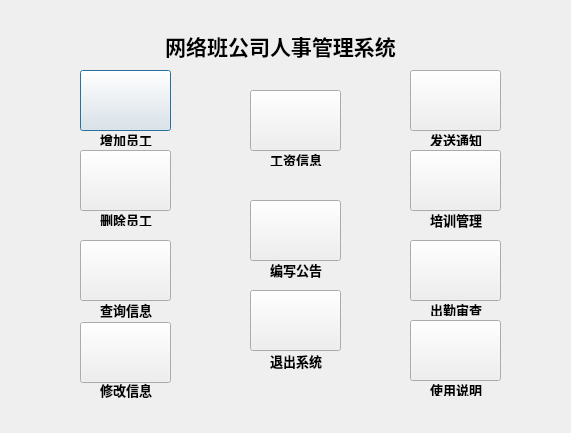
<?xml version="1.0" encoding="UTF-8"?>
<ui version="4.0">
 <class>managesystem</class>
 <widget class="QDialog" name="managesystem">
  <property name="geometry">
   <rect>
    <x>0</x>
    <y>0</y>
    <width>571</width>
    <height>433</height>
   </rect>
  </property>
  <property name="windowTitle">
   <string>Dialog</string>
  </property>
  <widget class="QLabel" name="label">
   <property name="geometry">
    <rect>
     <x>160</x>
     <y>30</y>
     <width>241</width>
     <height>31</height>
    </rect>
   </property>
   <property name="text">
    <string>&lt;!DOCTYPE HTML PUBLIC &quot;-//W3C//DTD HTML 4.0//EN&quot; &quot;http://www.w3.org/TR/REC-html40/strict.dtd&quot;&gt;
&lt;html&gt;&lt;head&gt;&lt;meta name=&quot;qrichtext&quot; content=&quot;1&quot; /&gt;&lt;style type=&quot;text/css&quot;&gt;
p, li { white-space: pre-wrap; }
&lt;/style&gt;&lt;/head&gt;&lt;body style=&quot; font-family:'SimSun'; font-size:9pt; font-weight:400; font-style:normal;&quot;&gt;
&lt;p align=&quot;center&quot; style=&quot; margin-top:0px; margin-bottom:0px; margin-left:0px; margin-right:0px; -qt-block-indent:0; text-indent:0px;&quot;&gt;&lt;span style=&quot; font-size:16pt; font-weight:600;&quot;&gt;网络班公司人事管理系统&lt;/span&gt;&lt;/p&gt;&lt;/body&gt;&lt;/html&gt;</string>
   </property>
  </widget>
  <widget class="QPushButton" name="AddButton">
   <property name="geometry">
    <rect>
     <x>80</x>
     <y>70</y>
     <width>91</width>
     <height>61</height>
    </rect>
   </property>
   <property name="text">
    <string/>
   </property>
  </widget>
  <widget class="QPushButton" name="WageButton">
   <property name="geometry">
    <rect>
     <x>250</x>
     <y>90</y>
     <width>91</width>
     <height>61</height>
    </rect>
   </property>
   <property name="text">
    <string/>
   </property>
  </widget>
  <widget class="QPushButton" name="InforButton">
   <property name="geometry">
    <rect>
     <x>410</x>
     <y>70</y>
     <width>91</width>
     <height>61</height>
    </rect>
   </property>
   <property name="text">
    <string/>
   </property>
  </widget>
  <widget class="QPushButton" name="TrainButton">
   <property name="geometry">
    <rect>
     <x>410</x>
     <y>150</y>
     <width>91</width>
     <height>61</height>
    </rect>
   </property>
   <property name="text">
    <string/>
   </property>
  </widget>
  <widget class="QPushButton" name="DeleteButton">
   <property name="geometry">
    <rect>
     <x>80</x>
     <y>150</y>
     <width>91</width>
     <height>61</height>
    </rect>
   </property>
   <property name="text">
    <string/>
   </property>
  </widget>
  <widget class="QPushButton" name="PublicButton">
   <property name="geometry">
    <rect>
     <x>250</x>
     <y>200</y>
     <width>91</width>
     <height>61</height>
    </rect>
   </property>
   <property name="text">
    <string/>
   </property>
  </widget>
  <widget class="QPushButton" name="AttendanceButton">
   <property name="geometry">
    <rect>
     <x>410</x>
     <y>240</y>
     <width>91</width>
     <height>61</height>
    </rect>
   </property>
   <property name="text">
    <string/>
   </property>
  </widget>
  <widget class="QPushButton" name="ExplainButton">
   <property name="geometry">
    <rect>
     <x>410</x>
     <y>320</y>
     <width>91</width>
     <height>61</height>
    </rect>
   </property>
   <property name="text">
    <string/>
   </property>
  </widget>
  <widget class="QPushButton" name="QueryButton">
   <property name="geometry">
    <rect>
     <x>80</x>
     <y>240</y>
     <width>91</width>
     <height>61</height>
    </rect>
   </property>
   <property name="text">
    <string/>
   </property>
  </widget>
  <widget class="QPushButton" name="ModifyButton">
   <property name="geometry">
    <rect>
     <x>80</x>
     <y>322</y>
     <width>91</width>
     <height>61</height>
    </rect>
   </property>
   <property name="text">
    <string/>
   </property>
  </widget>
  <widget class="QPushButton" name="ExitButton">
   <property name="geometry">
    <rect>
     <x>250</x>
     <y>290</y>
     <width>91</width>
     <height>61</height>
    </rect>
   </property>
   <property name="text">
    <string/>
   </property>
  </widget>
  <widget class="QLabel" name="label_2">
   <property name="geometry">
    <rect>
     <x>0</x>
     <y>0</y>
     <width>571</width>
     <height>441</height>
    </rect>
   </property>
   <property name="styleSheet">
    <string notr="true">border-image: url(:/image/back.png);</string>
   </property>
   <property name="text">
    <string/>
   </property>
  </widget>
  <widget class="QLabel" name="label_3">
   <property name="geometry">
    <rect>
     <x>100</x>
     <y>130</y>
     <width>61</width>
     <height>16</height>
    </rect>
   </property>
   <property name="text">
    <string>&lt;!DOCTYPE HTML PUBLIC &quot;-//W3C//DTD HTML 4.0//EN&quot; &quot;http://www.w3.org/TR/REC-html40/strict.dtd&quot;&gt;
&lt;html&gt;&lt;head&gt;&lt;meta name=&quot;qrichtext&quot; content=&quot;1&quot; /&gt;&lt;style type=&quot;text/css&quot;&gt;
p, li { white-space: pre-wrap; }
&lt;/style&gt;&lt;/head&gt;&lt;body style=&quot; font-family:'SimSun'; font-size:9pt; font-weight:400; font-style:normal;&quot;&gt;
&lt;p style=&quot; margin-top:0px; margin-bottom:0px; margin-left:0px; margin-right:0px; -qt-block-indent:0; text-indent:0px;&quot;&gt;&lt;span style=&quot; font-size:10pt; font-weight:600;&quot;&gt;增加员工&lt;/span&gt;&lt;/p&gt;&lt;/body&gt;&lt;/html&gt;</string>
   </property>
  </widget>
  <widget class="QLabel" name="label_4">
   <property name="geometry">
    <rect>
     <x>270</x>
     <y>150</y>
     <width>54</width>
     <height>16</height>
    </rect>
   </property>
   <property name="text">
    <string>&lt;!DOCTYPE HTML PUBLIC &quot;-//W3C//DTD HTML 4.0//EN&quot; &quot;http://www.w3.org/TR/REC-html40/strict.dtd&quot;&gt;
&lt;html&gt;&lt;head&gt;&lt;meta name=&quot;qrichtext&quot; content=&quot;1&quot; /&gt;&lt;style type=&quot;text/css&quot;&gt;
p, li { white-space: pre-wrap; }
&lt;/style&gt;&lt;/head&gt;&lt;body style=&quot; font-family:'SimSun'; font-size:9pt; font-weight:400; font-style:normal;&quot;&gt;
&lt;p style=&quot; margin-top:0px; margin-bottom:0px; margin-left:0px; margin-right:0px; -qt-block-indent:0; text-indent:0px;&quot;&gt;&lt;span style=&quot; font-size:10pt; font-weight:600;&quot;&gt;工资信息&lt;/span&gt;&lt;/p&gt;&lt;/body&gt;&lt;/html&gt;</string>
   </property>
  </widget>
  <widget class="QLabel" name="label_5">
   <property name="geometry">
    <rect>
     <x>270</x>
     <y>260</y>
     <width>61</width>
     <height>20</height>
    </rect>
   </property>
   <property name="text">
    <string>&lt;!DOCTYPE HTML PUBLIC &quot;-//W3C//DTD HTML 4.0//EN&quot; &quot;http://www.w3.org/TR/REC-html40/strict.dtd&quot;&gt;
&lt;html&gt;&lt;head&gt;&lt;meta name=&quot;qrichtext&quot; content=&quot;1&quot; /&gt;&lt;style type=&quot;text/css&quot;&gt;
p, li { white-space: pre-wrap; }
&lt;/style&gt;&lt;/head&gt;&lt;body style=&quot; font-family:'SimSun'; font-size:9pt; font-weight:400; font-style:normal;&quot;&gt;
&lt;p style=&quot; margin-top:0px; margin-bottom:0px; margin-left:0px; margin-right:0px; -qt-block-indent:0; text-indent:0px;&quot;&gt;&lt;span style=&quot; font-size:10pt; font-weight:600;&quot;&gt;编写公告&lt;/span&gt;&lt;/p&gt;&lt;/body&gt;&lt;/html&gt;</string>
   </property>
  </widget>
  <widget class="QLabel" name="label_6">
   <property name="geometry">
    <rect>
     <x>430</x>
     <y>130</y>
     <width>54</width>
     <height>16</height>
    </rect>
   </property>
   <property name="text">
    <string>&lt;!DOCTYPE HTML PUBLIC &quot;-//W3C//DTD HTML 4.0//EN&quot; &quot;http://www.w3.org/TR/REC-html40/strict.dtd&quot;&gt;
&lt;html&gt;&lt;head&gt;&lt;meta name=&quot;qrichtext&quot; content=&quot;1&quot; /&gt;&lt;style type=&quot;text/css&quot;&gt;
p, li { white-space: pre-wrap; }
&lt;/style&gt;&lt;/head&gt;&lt;body style=&quot; font-family:'SimSun'; font-size:9pt; font-weight:400; font-style:normal;&quot;&gt;
&lt;p style=&quot; margin-top:0px; margin-bottom:0px; margin-left:0px; margin-right:0px; -qt-block-indent:0; text-indent:0px;&quot;&gt;&lt;span style=&quot; font-size:10pt; font-weight:600;&quot;&gt;发送通知&lt;/span&gt;&lt;/p&gt;&lt;/body&gt;&lt;/html&gt;</string>
   </property>
  </widget>
  <widget class="QLabel" name="label_7">
   <property name="geometry">
    <rect>
     <x>430</x>
     <y>210</y>
     <width>54</width>
     <height>21</height>
    </rect>
   </property>
   <property name="text">
    <string>&lt;!DOCTYPE HTML PUBLIC &quot;-//W3C//DTD HTML 4.0//EN&quot; &quot;http://www.w3.org/TR/REC-html40/strict.dtd&quot;&gt;
&lt;html&gt;&lt;head&gt;&lt;meta name=&quot;qrichtext&quot; content=&quot;1&quot; /&gt;&lt;style type=&quot;text/css&quot;&gt;
p, li { white-space: pre-wrap; }
&lt;/style&gt;&lt;/head&gt;&lt;body style=&quot; font-family:'SimSun'; font-size:9pt; font-weight:400; font-style:normal;&quot;&gt;
&lt;p style=&quot; margin-top:0px; margin-bottom:0px; margin-left:0px; margin-right:0px; -qt-block-indent:0; text-indent:0px;&quot;&gt;&lt;span style=&quot; font-size:10pt; font-weight:600;&quot;&gt;培训管理&lt;/span&gt;&lt;/p&gt;&lt;/body&gt;&lt;/html&gt;</string>
   </property>
  </widget>
  <widget class="QLabel" name="label_8">
   <property name="geometry">
    <rect>
     <x>430</x>
     <y>300</y>
     <width>54</width>
     <height>16</height>
    </rect>
   </property>
   <property name="text">
    <string>&lt;!DOCTYPE HTML PUBLIC &quot;-//W3C//DTD HTML 4.0//EN&quot; &quot;http://www.w3.org/TR/REC-html40/strict.dtd&quot;&gt;
&lt;html&gt;&lt;head&gt;&lt;meta name=&quot;qrichtext&quot; content=&quot;1&quot; /&gt;&lt;style type=&quot;text/css&quot;&gt;
p, li { white-space: pre-wrap; }
&lt;/style&gt;&lt;/head&gt;&lt;body style=&quot; font-family:'SimSun'; font-size:9pt; font-weight:400; font-style:normal;&quot;&gt;
&lt;p style=&quot; margin-top:0px; margin-bottom:0px; margin-left:0px; margin-right:0px; -qt-block-indent:0; text-indent:0px;&quot;&gt;&lt;span style=&quot; font-size:10pt; font-weight:600;&quot;&gt;出勤审查&lt;/span&gt;&lt;/p&gt;&lt;/body&gt;&lt;/html&gt;</string>
   </property>
  </widget>
  <widget class="QLabel" name="label_9">
   <property name="geometry">
    <rect>
     <x>430</x>
     <y>380</y>
     <width>54</width>
     <height>16</height>
    </rect>
   </property>
   <property name="text">
    <string>&lt;!DOCTYPE HTML PUBLIC &quot;-//W3C//DTD HTML 4.0//EN&quot; &quot;http://www.w3.org/TR/REC-html40/strict.dtd&quot;&gt;
&lt;html&gt;&lt;head&gt;&lt;meta name=&quot;qrichtext&quot; content=&quot;1&quot; /&gt;&lt;style type=&quot;text/css&quot;&gt;
p, li { white-space: pre-wrap; }
&lt;/style&gt;&lt;/head&gt;&lt;body style=&quot; font-family:'SimSun'; font-size:9pt; font-weight:400; font-style:normal;&quot;&gt;
&lt;p style=&quot; margin-top:0px; margin-bottom:0px; margin-left:0px; margin-right:0px; -qt-block-indent:0; text-indent:0px;&quot;&gt;&lt;span style=&quot; font-size:10pt; font-weight:600;&quot;&gt;使用说明&lt;/span&gt;&lt;/p&gt;&lt;/body&gt;&lt;/html&gt;</string>
   </property>
  </widget>
  <widget class="QLabel" name="label_10">
   <property name="geometry">
    <rect>
     <x>270</x>
     <y>351</y>
     <width>54</width>
     <height>21</height>
    </rect>
   </property>
   <property name="text">
    <string>&lt;!DOCTYPE HTML PUBLIC &quot;-//W3C//DTD HTML 4.0//EN&quot; &quot;http://www.w3.org/TR/REC-html40/strict.dtd&quot;&gt;
&lt;html&gt;&lt;head&gt;&lt;meta name=&quot;qrichtext&quot; content=&quot;1&quot; /&gt;&lt;style type=&quot;text/css&quot;&gt;
p, li { white-space: pre-wrap; }
&lt;/style&gt;&lt;/head&gt;&lt;body style=&quot; font-family:'SimSun'; font-size:9pt; font-weight:400; font-style:normal;&quot;&gt;
&lt;p style=&quot; margin-top:0px; margin-bottom:0px; margin-left:0px; margin-right:0px; -qt-block-indent:0; text-indent:0px;&quot;&gt;&lt;span style=&quot; font-size:10pt; font-weight:600;&quot;&gt;退出系统&lt;/span&gt;&lt;/p&gt;&lt;/body&gt;&lt;/html&gt;</string>
   </property>
  </widget>
  <widget class="QLabel" name="label_11">
   <property name="geometry">
    <rect>
     <x>100</x>
     <y>210</y>
     <width>61</width>
     <height>16</height>
    </rect>
   </property>
   <property name="text">
    <string>&lt;!DOCTYPE HTML PUBLIC &quot;-//W3C//DTD HTML 4.0//EN&quot; &quot;http://www.w3.org/TR/REC-html40/strict.dtd&quot;&gt;
&lt;html&gt;&lt;head&gt;&lt;meta name=&quot;qrichtext&quot; content=&quot;1&quot; /&gt;&lt;style type=&quot;text/css&quot;&gt;
p, li { white-space: pre-wrap; }
&lt;/style&gt;&lt;/head&gt;&lt;body style=&quot; font-family:'SimSun'; font-size:9pt; font-weight:400; font-style:normal;&quot;&gt;
&lt;p style=&quot; margin-top:0px; margin-bottom:0px; margin-left:0px; margin-right:0px; -qt-block-indent:0; text-indent:0px;&quot;&gt;&lt;span style=&quot; font-size:10pt; font-weight:600;&quot;&gt;删除员工&lt;/span&gt;&lt;/p&gt;&lt;/body&gt;&lt;/html&gt;</string>
   </property>
  </widget>
  <widget class="QLabel" name="label_12">
   <property name="geometry">
    <rect>
     <x>100</x>
     <y>300</y>
     <width>61</width>
     <height>20</height>
    </rect>
   </property>
   <property name="text">
    <string>&lt;!DOCTYPE HTML PUBLIC &quot;-//W3C//DTD HTML 4.0//EN&quot; &quot;http://www.w3.org/TR/REC-html40/strict.dtd&quot;&gt;
&lt;html&gt;&lt;head&gt;&lt;meta name=&quot;qrichtext&quot; content=&quot;1&quot; /&gt;&lt;style type=&quot;text/css&quot;&gt;
p, li { white-space: pre-wrap; }
&lt;/style&gt;&lt;/head&gt;&lt;body style=&quot; font-family:'SimSun'; font-size:9pt; font-weight:400; font-style:normal;&quot;&gt;
&lt;p style=&quot; margin-top:0px; margin-bottom:0px; margin-left:0px; margin-right:0px; -qt-block-indent:0; text-indent:0px;&quot;&gt;&lt;span style=&quot; font-size:10pt; font-weight:600;&quot;&gt;查询信息&lt;/span&gt;&lt;/p&gt;&lt;/body&gt;&lt;/html&gt;</string>
   </property>
  </widget>
  <widget class="QLabel" name="label_13">
   <property name="geometry">
    <rect>
     <x>100</x>
     <y>380</y>
     <width>61</width>
     <height>20</height>
    </rect>
   </property>
   <property name="text">
    <string>&lt;!DOCTYPE HTML PUBLIC &quot;-//W3C//DTD HTML 4.0//EN&quot; &quot;http://www.w3.org/TR/REC-html40/strict.dtd&quot;&gt;
&lt;html&gt;&lt;head&gt;&lt;meta name=&quot;qrichtext&quot; content=&quot;1&quot; /&gt;&lt;style type=&quot;text/css&quot;&gt;
p, li { white-space: pre-wrap; }
&lt;/style&gt;&lt;/head&gt;&lt;body style=&quot; font-family:'SimSun'; font-size:9pt; font-weight:400; font-style:normal;&quot;&gt;
&lt;p style=&quot; margin-top:0px; margin-bottom:0px; margin-left:0px; margin-right:0px; -qt-block-indent:0; text-indent:0px;&quot;&gt;&lt;span style=&quot; font-size:10pt; font-weight:600;&quot;&gt;修改信息&lt;/span&gt;&lt;/p&gt;&lt;/body&gt;&lt;/html&gt;</string>
   </property>
  </widget>
  <zorder>label_2</zorder>
  <zorder>label</zorder>
  <zorder>AddButton</zorder>
  <zorder>WageButton</zorder>
  <zorder>InforButton</zorder>
  <zorder>TrainButton</zorder>
  <zorder>DeleteButton</zorder>
  <zorder>PublicButton</zorder>
  <zorder>AttendanceButton</zorder>
  <zorder>ExplainButton</zorder>
  <zorder>QueryButton</zorder>
  <zorder>ModifyButton</zorder>
  <zorder>ExitButton</zorder>
  <zorder>label_3</zorder>
  <zorder>label_4</zorder>
  <zorder>label_5</zorder>
  <zorder>label_6</zorder>
  <zorder>label_7</zorder>
  <zorder>label_8</zorder>
  <zorder>label_9</zorder>
  <zorder>label_10</zorder>
  <zorder>label_11</zorder>
  <zorder>label_12</zorder>
  <zorder>label_13</zorder>
 </widget>
 <resources/>
 <connections/>
</ui>
